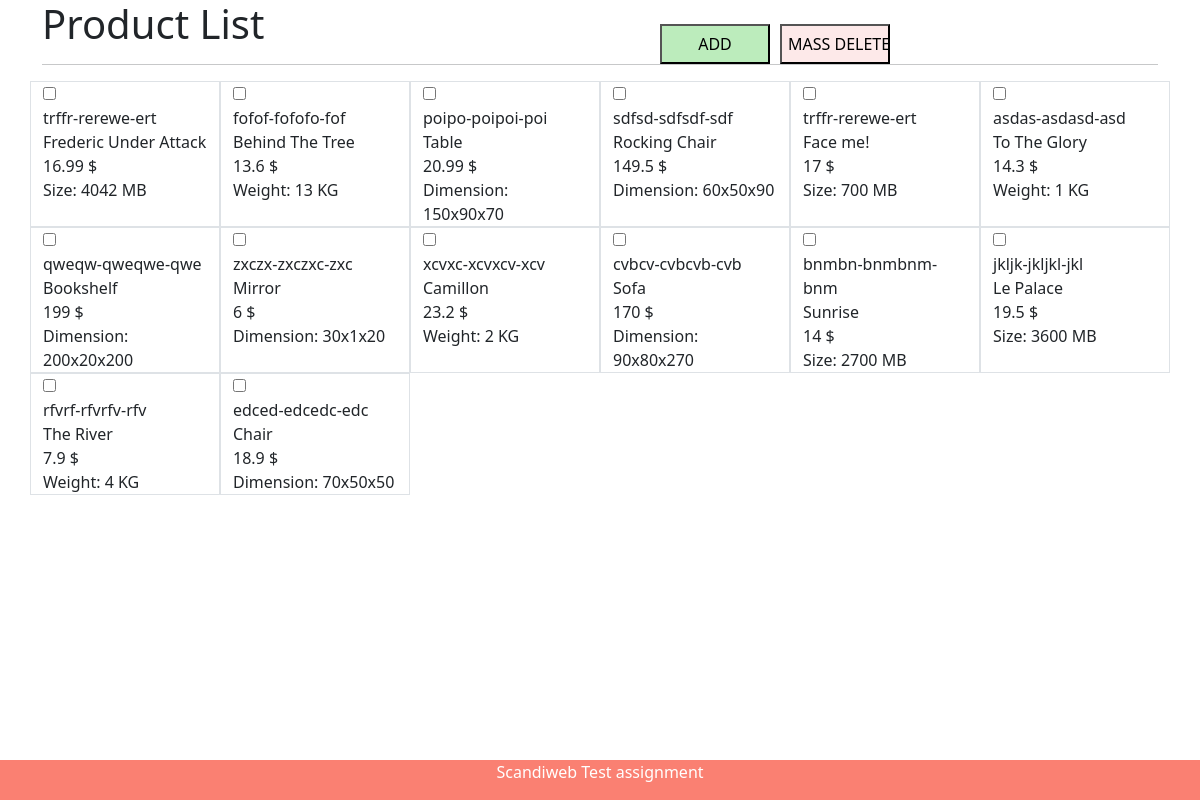
The app's page /product-list.php with its own data.
### tables this page shows
CREATE TABLE `products` (
  `id` int(11) NOT NULL,
  `pSku` varchar(255) NOT NULL,
  `pName` varchar(255) NOT NULL,
  `pPrice` float NOT NULL,
  `pType` varchar(255) NOT NULL,
  `pSize` int(11) NOT NULL,
  `pWeight` int(11) NOT NULL,
  `pHeight` int(11) NOT NULL,
  `pWidth` int(11) NOT NULL,
  `pLength` int(11) NOT NULL
);

### public/CRUD.php (called while the page is built, shortened)
<?php
    require_once '../model/Product.php';
    require_once '../model/DVD_disk.php';
    require_once '../model/Book.php';
    require_once '../model/Furniture.php';
    Class Database{
        private $products = array();
        public function getProducts(){
            return $this->products;
        }
        public function listProductsFromDb($conn){
            $data = $conn->query("SELECT * FROM products")->fetchAll();
            foreach ($data as $row) {
                $productType = $row['pType'];
            if($productType == 'Book')
                $this->products[] = new Book($row['pSku'], $row['pName'], $row['pPrice'], $productType, $row['pWeight']);
            elseif ($productType == 'DVD')
                $this->products[] = new DVD_disk($row['pSku'], $row['pName'], $row['pPrice'], $productType, $row['pSize']);
            elseif ($productType == 'Furniture')
                $this->products[] = new Furniture($row['pSku'], $row['pName'], $row['pPrice'], $productType, $row['pHeight'], $row['pWidth'], $row['pLength']);
            }
        }
    }
?>

### model/DVD_disk.php (called while the page is built, shortened)
<?php
include_once "product.php";
class DVD_disk extends Product{
    private $size;
    public function __construct($sku, $name, $price, $productType, $size)
    {
        $this->size = $size;
    }
    public function getSizeWeightDimensions()
    {
        return "Size: {$this->size} MB";
    }
}
?>

### model/Book.php (called while the page is built, shortened)
<?php
include_once "product.php";
class Book extends Product{
    private $weight;
    public function __construct($sku, $name, $price, $productType, $weight)
    {
        $this->weight = $weight;
    }
    public function getSizeWeightDimensions()
    {
        return "Weight: {$this->weight} KG";
    }
}
?>

### model/Furniture.php (called while the page is built, shortened)
<?php
include_once "product.php";
class Furniture extends Product{
    private $height;
    private $width;
    private $length;
    public function __construct($sku,$name, $price, $productType, $height, $width, $length)
    {
        $this->height = $height;
        $this->width = $width;
        $this->length = $length;
    }
    public function getSizeWeightDimensions()
    {
        return "Dimension: {$this->height}x{$this->width}x{$this->length}";
    }
}
?>

### public/product-list.php (the view, shortened to what this page needs)
<!DOCTYPE html>
<html lang="en">
<head>
    <link rel="stylesheet" href="style.css">
    <link href="https://cdn.jsdelivr.net/npm/bootstrap@5.1.3/dist/css/bootstrap.min.css" rel="stylesheet">
</head>
<body>
<div class="container">
    <h1>Product List</h1>
    <hr>
    <form action="add-product.php" method="POST">
        <input type="submit" class="addbutton" value="ADD"/>
    </form>
    <form action="" method="POST">
        <input type="submit" class="massdeletebutton" form="delete-form" value="MASS DELETE"/>
    </form>
</div>
<?php
	include('../config/db_connect.php');
    include '../public/CRUD.php';
    require_once '../model/Product.php';
    require_once '../model/DVD_disk.php';
    require_once '../model/Book.php';
    require_once '../model/Furniture.php';
    $db = new Database();
    $pro = $db->listProductsFromDb($conn);
?>
<form id="delete-form" action="" method="POST">
<div class="container" >
	<div class="row">
	<?php foreach($db->getProducts() as $product){ ?>
		<div class="col-md-2 product-grid border">
			<input type="checkbox" name="delete-checkbox[]" class="delete-checkbox" value=<?php echo $product->getSku()?> />
			<div class="product-box">
			<?php
				echo "<div> {$product->getSku()} </div>";
				echo "<div> {$product->getName()} </div>";
				echo "<div> {$product->getPrice()} </div>";
				echo "<div> {$product->getSizeWeightDimensions()} </div>";
			?>
			</div>
		</div>
	<?php }; ?>
	</div>
</form>
</body>
<div class="footer">
  <p>Scandiweb Test assignment</p>
</div>
</html>

### model/Product.php (shortened to what this page needs)
<!DOCTYPE html>
<html>
<body>
<?php
abstract class Product{
    protected $sku;
    protected $name;
    protected $price;
    public function __construct($sku, $name, $price, $productType)
    {
        $this->sku = $sku;
        $this->name = $name;
        $this->price = $price;
    }
    public function getSku(){
        return $this->sku;
    }
    public function getName(){
        return $this->name;
    }
    public function getPrice(){
        return "{$this->price} $";
    }
}
?>
</body>
</html>

### public/style.css (style rules this page uses)
.addbutton { top:3%; left:55%; width:110px; height:40px; position: absolute; z-index: 2; background: rgb(188, 236, 188); }
.massdeletebutton { top:3%; left:65%; width:110px; height:40px; position: absolute; z-index: 2; background: rgb(253, 233, 233); }
.footer { position: fixed; left: 0; bottom: 0; width: 100%; background:salmon; color: white; text-align: center; }

### records on screen
products: pSku "trffr-rerewe-ert", pName "Frederic Under Attack", pPrice "16.99 $", pSize "Size: 4042 MB"
products: pSku "fofof-fofofo-fof", pName "Behind The Tree", pPrice "13.6 $", pWeight "Weight: 13 KG"
products: pSku "poipo-poipoi-poi", pName "Table", pPrice "20.99 $", $product->getSizeWeightDimensions() "Dimension: 150x90x70"
products: pSku "sdfsd-sdfsdf-sdf", pName "Rocking Chair", pPrice "149.5 $", $product->getSizeWeightDimensions() "Dimension: 60x50x90"
products: pSku "trffr-rerewe-ert", pName "Face me!", pPrice "17 $", pSize "Size: 700 MB"
products: pSku "asdas-asdasd-asd", pName "To The Glory", pPrice "14.3 $", pWeight "Weight: 1 KG"
products: pSku "qweqw-qweqwe-qwe", pName "Bookshelf", pPrice "199 $", $product->getSizeWeightDimensions() "Dimension: 200x20x200"
products: pSku "zxczx-zxczxc-zxc", pName "Mirror", pPrice "6 $", $product->getSizeWeightDimensions() "Dimension: 30x1x20"
products: pSku "xcvxc-xcvxcv-xcv", pName "Camillon", pPrice "23.2 $", pWeight "Weight: 2 KG"
products: pSku "cvbcv-cvbcvb-cvb", pName "Sofa", pPrice "170 $", $product->getSizeWeightDimensions() "Dimension: 90x80x270"
products: pSku "bnmbn-bnmbnm-bnm", pName "Sunrise", pPrice "14 $", pSize "Size: 2700 MB"
products: pSku "jkljk-jkljkl-jkl", pName "Le Palace", pPrice "19.5 $", pSize "Size: 3600 MB"
products: pSku "rfvrf-rfvrfv-rfv", pName "The River", pPrice "7.9 $", pWeight "Weight: 4 KG"
products: pSku "edced-edcedc-edc", pName "Chair", pPrice "18.9 $", $product->getSizeWeightDimensions() "Dimension: 70x50x50"
